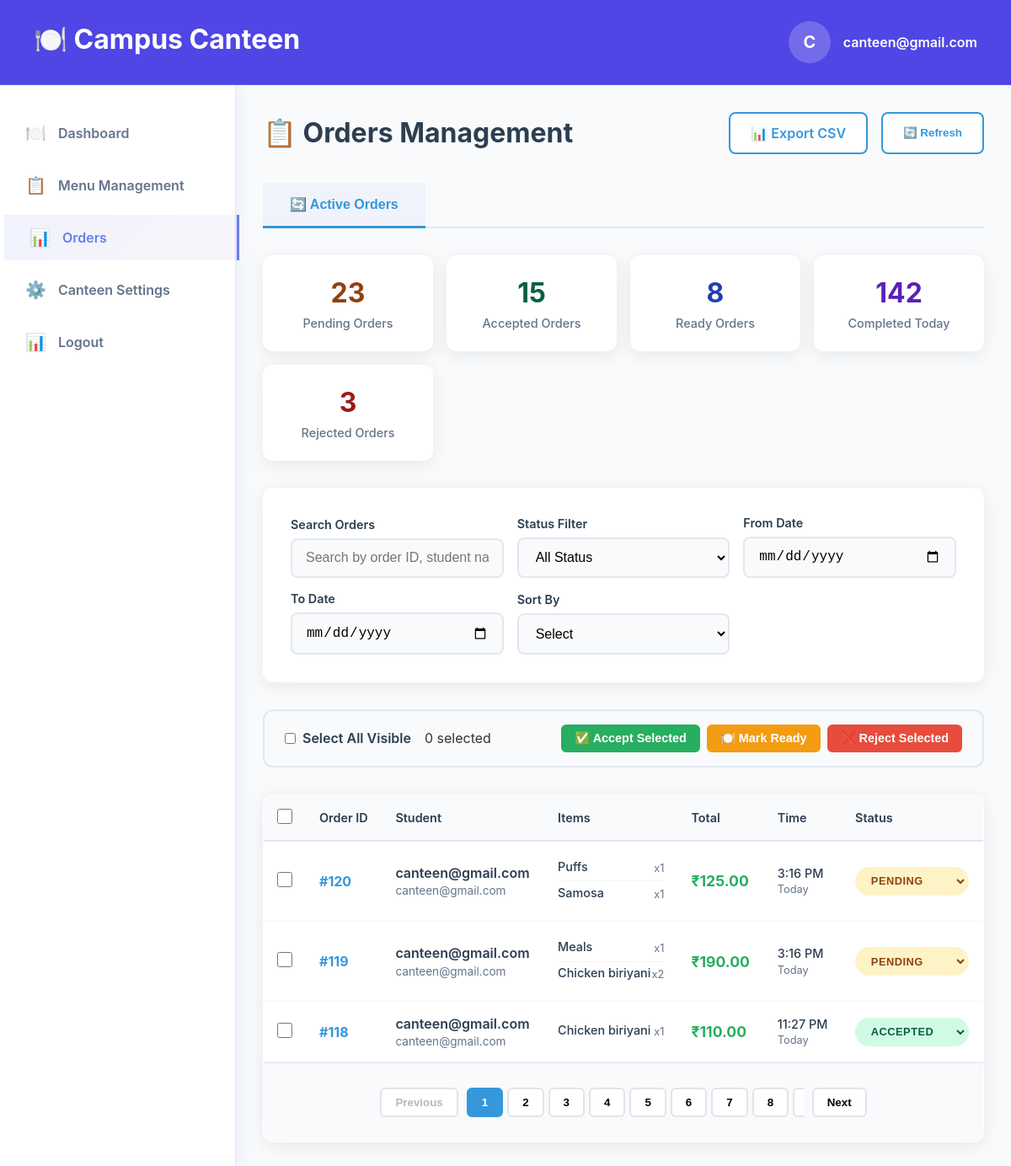
/public/canteen/orders (signed in), run on an earlier commit of the app's database.
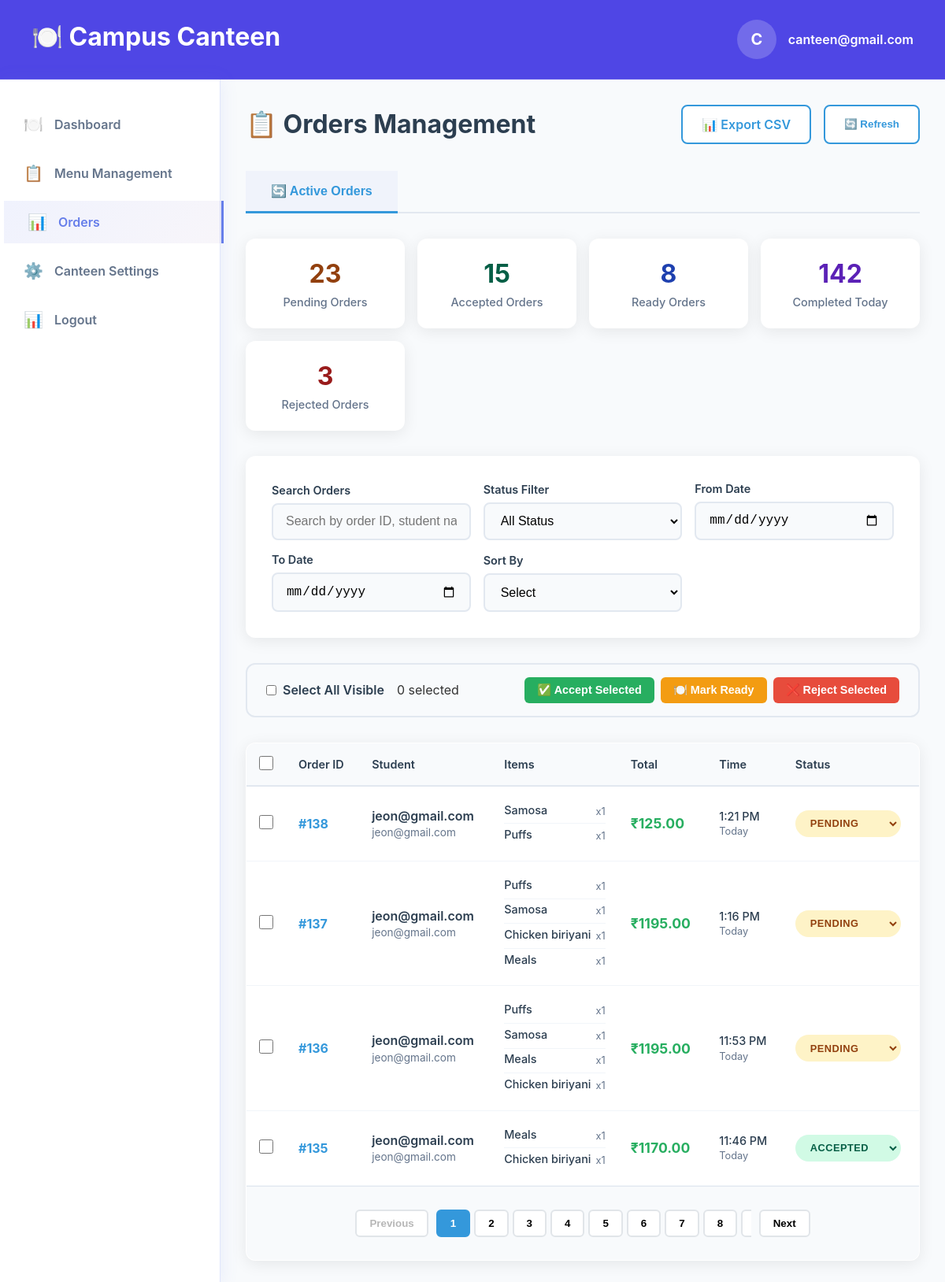
And on a later commit of the database.
### tables this page shows
CREATE TABLE `orders` (
  `id` int NOT NULL,
  `canteen_id` int NOT NULL,
  `student_id` int NOT NULL,
  `time` datetime DEFAULT CURRENT_TIMESTAMP,
  `status` enum('pending','accepted','completed','rejected','ready') NOT NULL DEFAULT 'pending',
  `total` decimal(10,2) NOT NULL DEFAULT '0.00'
);

CREATE TABLE `students` (
  `id` int NOT NULL,
  `student_name` varchar(25) NOT NULL,
  `reg_no` varchar(50) NOT NULL,
  `college_id` int NOT NULL,
  `email` varchar(50) NOT NULL,
  `status` enum('pending','verified','rejected','suspended') NOT NULL DEFAULT 'pending',
  `time` timestamp NOT NULL DEFAULT CURRENT_TIMESTAMP,
  `password` varchar(255) NOT NULL
);

CREATE TABLE `items` (
  `id` int NOT NULL,
  `name` varchar(50) DEFAULT NULL,
  `price` decimal(5,0) NOT NULL,
  `canteen_id` int DEFAULT NULL,
  `image_location` varchar(255) DEFAULT NULL,
  `status` enum('available','unavailable') NOT NULL DEFAULT 'available',
  `description` text NOT NULL,
  `category_id` int DEFAULT NULL
);

CREATE TABLE `order_items` (
  `id` int NOT NULL,
  `order_id` int NOT NULL,
  `item_id` int NOT NULL,
  `quantity` int DEFAULT NULL
);

### app/controllers/Canteen.php (called while the page is built, shortened)
<?php
class Canteen extends Controller
{
    public function orders()
    {
        $order = new Orders;
        $orders = $order->join(
            [
                'order_items' => 'orders.id = order_items.order_id',
                'items' => 'order_items.item_id = items.id',
                'students' => 'orders.student_id = students.id'
            ],
            ['orders.canteen_id' => CANTEEN_ID],
            'orders.*, items.name,items.price,students.email,items.id as item_id, order_items.quantity',
            'desc',
            'orders.id'
        );
        $data['orders'] = [];
        foreach ($orders as $order) {
            $data['orders'][$order->id][] = $order;
        }
        krsort(($data['orders']));
        $this->view('canteen/orders', $data);
    }
}

### app/core/App.php (called while the page is built, shortened)
<?php
class App
{
    private $method = 'index';
    private function splitURL()
    {
        $URL = $_GET['url'] ?? 'home';
        $URL = explode("/", trim($URL, "/"));
        return $URL;
    }
    public function loadController()
    {
        $URL = $this->splitURL();
        $filename = "../app/controllers/" . ucfirst($URL[0]) . ".php";
        if (file_exists($filename)) {
            unset($URL[0]);
        } else {
            $filename = "../app/controllers/_404.php";
            if (file_exists($filename)) {
                require $filename;
                $this->controller = "_404";
            }
        }
        $controller = new $this->controller();
        if (!empty($URL[1])) {
            if (method_exists($controller, $URL[1])) {
                $this->method = $URL[1];
                unset($URL[1]);
            }
        }
        call_user_func_array([$controller, $this->method], $URL);
    }
}

### public/index.php (called while the page is built, shortened)
<?php
$app = new App;
$app->loadController();

### app/core/Database.php (called while the page is built, shortened)
<?php
trait Database
{
    private function connect()
    {
        $string = "mysql:hostname=" . DBHOST . ";dbname=" . DBNAME;
        $con = new PDO($string, DBUSER, DBPASS);
        $con->setAttribute(PDO::ATTR_ERRMODE, PDO::ERRMODE_EXCEPTION);
        return $con;
    }
    public function query($query, $data = [], $returnInsertId = false)
    {
        $con = $this->connect();
        $stm = $con->prepare($query);
        $check  = $stm->execute($data);
        if ($check) {
            $result = $stm->fetchAll(PDO::FETCH_OBJ);
            if (is_array($result) && count($result)) {
                return $result;
            }
        }
        return false;
    }
}

### app/core/Model.php (called while the page is built, shortened)
<?php
trait Model
{
    protected $order_type = "desc";
    protected $order_column = "id";
    public function join($joins = [], $where = [], $selectColumns = '*', $order_type = '', $order_by = '', $limit = '')
    {
        $query = "SELECT {$selectColumns} FROM {$this->table} ";
        foreach ($joins as $table => $onCondition) {
            $query .= "JOIN {$table} ON {$onCondition} ";
        }
        if (!empty($where)) {
            $query .= "WHERE ";
            foreach ($where as $condition => $value) {
                if (preg_match('/(.+)\s(>=|<=|<>|!=|=|>|<|LIKE)$/i', $condition, $matches)) {
                    $column = $matches[1];
                    $operator = $matches[2];
                } else {
                    $column = $condition;
                    $operator = '=';
                }
                $placeholder = str_replace(['.', ' '], '_', $column);
                $query .= "$column $operator :$placeholder AND ";
                $where[$placeholder] = $value;
                unset($where[$condition]);
            }
            $query = rtrim($query, ' AND ');
        }
        if (!empty($order_by)) {
            $this->order_column = $order_by;
        }
        if (!empty($order_type)) {
            $this->order_type = $order_type;
        }
        $query .= " ORDER BY {$this->order_column} {$this->order_type}";
        return $this->query($query, $where);
    }
}

### app/views/canteen/orders.view.php (the view, shortened to what the rows shown need)
<!DOCTYPE html>
<html lang="en">
<head>
    <link rel="stylesheet" href="/canteen-preorder-system/public/assets/css/header.css">
    <link rel="stylesheet" href="/canteen-preorder-system/public/assets/css/sidebar.css">
    <link rel="stylesheet" href="/canteen-preorder-system/public/assets/css/student-general.css">
    <link rel="stylesheet" href="/canteen-preorder-system/public/assets/css/canteen-common.css">
    <link rel="stylesheet" href="/canteen-preorder-system/public/assets/css/orders.css">
</head>
<body>
    <?php require 'header.view.php'; ?>
    <div class="container">
        <?php $page = "orders";
        require 'sidebar.view.php'; ?>
        <div class="main-content">
            <div class="orders-header">
                <h1 class="orders-title">
                    📋 Orders Management
                </h1>
            </div>
            <div id="active-orders" class="tab-content active">
                <div class="orders-table-container">
                    <table class="orders-table">
                        <thead>
                            <tr>
                                <th width="40">
                                    <input type="checkbox" class="order-checkbox" id="selectAllHeader">
                                </th>
                                <th>Order ID</th>
                                <th>Student</th>
                                <th>Items</th>
                                <th>Total</th>
                                <th>Time</th>
                                <th>Status</th>
                            </tr>
                        </thead>
                        <tbody>
                            <?php foreach ($orders as $order_id => $items): ?>
                                <?php $dateStr = $items[0]->time;
                                $date = new DateTime($dateStr);
                                $time = $date->format('g:i A');
                                ?>
                                <tr>
                                    <td>
                                        <input type="checkbox" class="order-checkbox" data-order-id="<?= $order_id ?>">
                                    </td>
                                    <td><span class="order-id">#<?= $order_id ?></span></td>
                                    <td>
                                        <div class="student-info">
                                            <span class="student-name"><?= $items[0]->email ?></span>
                                            <span class="student-email"><?= $items[0]->email ?></span>
                                        </div>
                                    </td>
                                    <td>
                                        <div class="order-items-list">
                                            <?php foreach ($items as $item): ?>
                                                <div class="order-item">
                                                    <span class="item-name"><?= ucfirst($item->name) ?></span>
                                                    <span class="item-quantity">x<?= $item->quantity ?></span>
                                                </div>
                                            <?php endforeach; ?>
                                        </div>
                                    </td>
                                    <td><span class="order-total">₹1<?= $items[0]->total ?></span></td>
                                    <td>
                                        <div class="order-time-info">
                                            <span class="order-time"><?= $time ?></span>
                                            <span class="order-date">Today</span>
                                        </div>
                                    </td>
                                    <td>
                                        <select data-id='<?= $order_id ?>' class="status-select <?= $items[0]->status ?>">
                                            <option value="pending" <?php if ($items[0]->status == 'pending') {
                                                                        echo 'selected';
                                                                    } ?>>Pending</option>
                                            <option value="accepted" <?php if ($items[0]->status == 'accepted') {
                                                                            echo 'selected';
                                                                        } ?>>Accepted</option>
                                        </select>
                                    </td>
                                </tr>
                            <?php endforeach; ?>
                        </tbody>
                    </table>
                </div>
            </div>
        </div>
    </div>
</body>
</html>

What changed in the data, as far as the page shows it:
removed orders: order_id "120", student.email "canteen@gmail.com", items.name "Puffs", order_items.quantity "1", items.name "Samosa", total "25.00", time "3:16 PM", status "Pending"
removed orders: order_id "119", student.email "canteen@gmail.com", items.name "Meals", order_items.quantity "1", items.name "Chicken biriyani", order_items.quantity "2", total "90.00", time "3:16 PM", status "Pending"
removed orders: order_id "118", student.email "canteen@gmail.com", items.name "Chicken biriyani", order_items.quantity "1", total "10.00", time "11:27 PM", status "Accepted"
added orders: order_id "138", student.email "jeon@gmail.com", items.name "Samosa", order_items.quantity "1", items.name "Puffs", total "25.00", time "1:21 PM", status "Pending"
added orders: order_id "137", student.email "jeon@gmail.com", items.name "Puffs", order_items.quantity "1", items.name "Samosa", items.name "Chicken biriyani", items.name "Meals", total "195.00", time "1:16 PM", status "Pending"
added orders: order_id "136", student.email "jeon@gmail.com", items.name "Puffs", order_items.quantity "1", items.name "Samosa", items.name "Meals", items.name "Chicken biriyani", total "195.00", time "11:53 PM", status "Pending"
added orders: order_id "135", student.email "jeon@gmail.com", items.name "Meals", order_items.quantity "1", items.name "Chicken biriyani", total "170.00", time "11:46 PM", status "Accepted"
